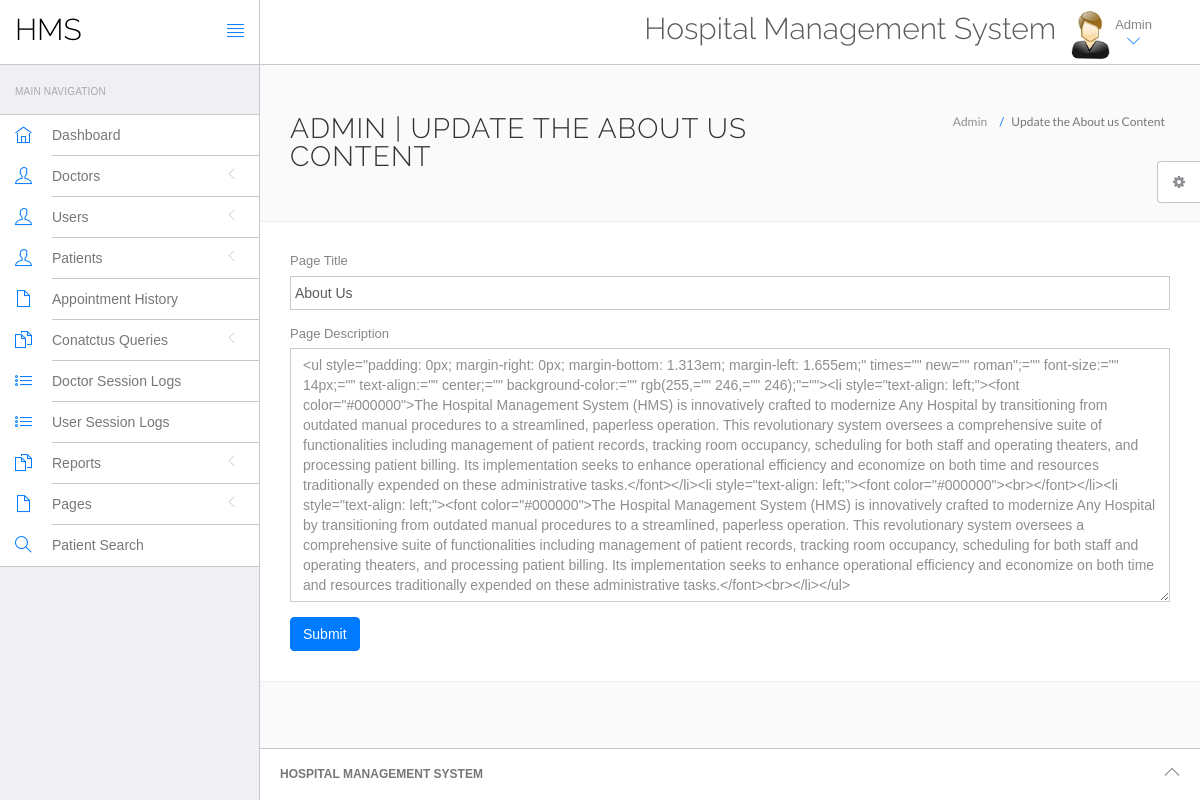
Page /HMS/admin/about-us.php (signed in) on the committed database.
### tables this page shows
CREATE TABLE `tblpage` (
  `ID` int(10) NOT NULL,
  `PageType` varchar(200) DEFAULT NULL,
  `PageTitle` varchar(200) DEFAULT NULL,
  `PageDescription` mediumtext DEFAULT NULL,
  `Email` varchar(120) DEFAULT NULL,
  `MobileNumber` bigint(10) DEFAULT NULL,
  `UpdationDate` timestamp NULL DEFAULT current_timestamp(),
  `OpenningTime` varchar(255) DEFAULT NULL
);

### HMS/admin/about-us.php (the view, shortened to what this page needs)
<?php
include('include/config.php');
if(strlen($_SESSION['id']==0)) {
 header('location:logout.php');
  } else{
?>
<!DOCTYPE html>
<html lang="en">
	<head>
		<link rel="stylesheet" href="vendor/bootstrap/css/bootstrap.min.css">
		<link rel="stylesheet" href="vendor/fontawesome/css/font-awesome.min.css">
		<link rel="stylesheet" href="vendor/themify-icons/themify-icons.min.css">
		<link href="vendor/animate.css/animate.min.css" rel="stylesheet" media="screen">
		<link href="vendor/perfect-scrollbar/perfect-scrollbar.min.css" rel="stylesheet" media="screen">
		<link href="vendor/switchery/switchery.min.css" rel="stylesheet" media="screen">
		<link href="vendor/bootstrap-touchspin/jquery.bootstrap-touchspin.min.css" rel="stylesheet" media="screen">
		<link href="vendor/select2/select2.min.css" rel="stylesheet" media="screen">
		<link href="vendor/bootstrap-datepicker/bootstrap-datepicker3.standalone.min.css" rel="stylesheet" media="screen">
		<link href="vendor/bootstrap-timepicker/bootstrap-timepicker.min.css" rel="stylesheet" media="screen">
		<link rel="stylesheet" href="assets/css/styles.css">
		<link rel="stylesheet" href="assets/css/plugins.css">
		<link rel="stylesheet" href="assets/css/themes/theme-1.css" id="skin_color" />
	</head>
	<body>
		<div id="app">
<?php include('include/sidebar.php');?>
			<div class="app-content">
					<?php include('include/header.php');?>
				<div class="main-content" >
					<div class="wrap-content container" id="container">
						<section id="page-title">
							<div class="row">
								<div class="col-sm-8">
									<h1 class="mainTitle">Admin  | Update the About us Content</h1>
																	</div>
								<ol class="breadcrumb">
									<li>
										<span>Admin </span>
									</li>
									<li class="active">
										<span>Update the About us Content</span>
									</li>
								</ol>
							</div>
						</section>
						<div class="container-fluid container-fullw bg-white">
									<div class="row">
								<div class="col-md-12">
                  <form class="forms-sample" method="post">
                    <?php
$ret=mysqli_query($con,"select * from  tblpage where PageType='aboutus'");
while ($row=mysqli_fetch_array($ret)) {
?>
                    <div class="form-group">
                       <label for="exampleInputUsername1">Page Title</label>
                      <input id="pagetitle" name="pagetitle" type="text" class="form-control" required="true" value="<?php  echo $row['PageTitle'];?>">
                    </div>
                    <div class="form-group">
                      <label for="exampleInputEmail1">Page Description</label>
                      <textarea class="form-control" name="pagedes" id="pagedes" rows="12"><?php  echo $row['PageDescription'];?></textarea>
                    </div>
                    <?php } ?>
                    <button type="submit" class="btn btn-primary mr-2" name="submit">Submit</button>
                  </form>
								</div>
							</div>
								</div>
					</div>
				</div>
			</div>
	<?php include('include/footer.php');?>
	<?php include('include/setting.php');?>
		</div>
	</body>
</html>
<?php } ?>

### HMS/admin/assets/css/themes/theme-1.css (style rules this page uses)
body { background: #FAFAFA; }

### rows in the picture
tblpage: pagetitle "About Us", pagedes "<ul style=\"padding: 0px; margin-right: 0px; margin-bottom: 1.313em; margin-left: 1.655em;\" times=\"\" new=\"\" roman\";=\"\" font-size:=\"\" 14px;=\"\" text-align:=\"\" center;=\"\" background-color:=\"\" rgb(255,=\"\" 246,=\"\" 246);\"=\"\"><li style=\"text-align: left;\"><font color=\"#000000\">The Hospital Management System (HMS) is innovatively crafted to modernize Any Hospital by transitioning from outdated manual procedures to a streamlined, paperless operation. This revolutionary system oversees a comprehensive suite of functionalities including management of patient records, tracking room occupancy, scheduling for both staff and operating theaters, and processing patient billing. Its implementation seeks to…"
